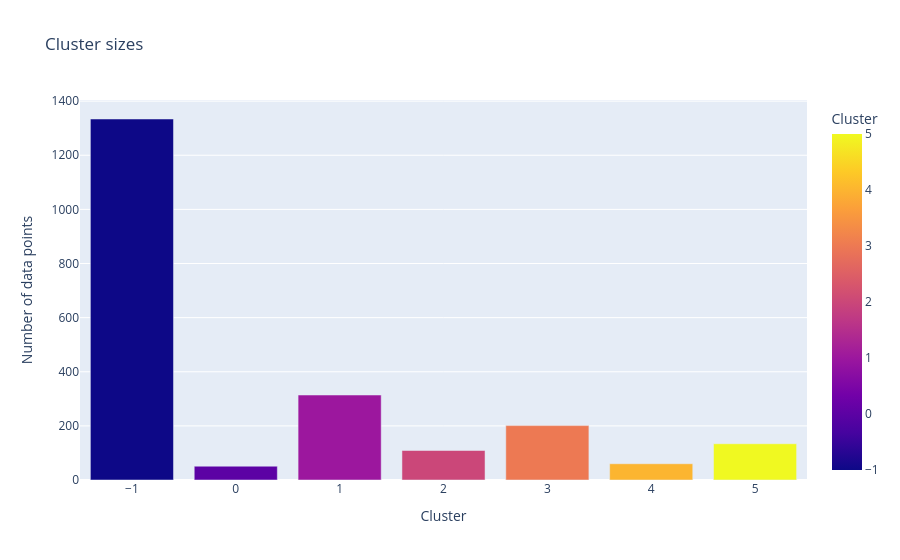

Here is the notebook cell this chart was saved with:
### Markdown cell above
<div class="alert alert-block alert-info">
After applying OPTICS, 5 clusters have been formed. The number of clusters strongly varies by changing the xi value. It can be clearly seen that the reachability plot shows valleys for which the clustering also assigned clusters. The clusters already seen in the scatterplot of the PCA have been identified by the algorithm. The clusters contain fewer points but seem better segmented according to the reachability plot. By changing the xi parameter to lower values, even more clusters can be identified. However, this was not done because lower xi parameters also lead to less well-segmented clusters.


<a id = analyze><h2>Analyzing the Clusters</h2></a>
The clustering with PCA led to better-segmented clusters. This is why we will use the principal component processed dataset. Now, we will take a look at the distribution of the clusters:
</div>

### Code cell
fig = px.bar(data_cleaned['Cluster'].value_counts().reset_index().sort_values('Cluster'), x='Cluster', y='count', title='Cluster sizes', labels={'Cluster': 'Cluster', 'count': 'Number of data points'}, color='Cluster')
fig.show()

### Figure 1 — Plotly figure (JSON) as saved in the notebook; plotly's stock layout.template omitted (floating-point values rounded to 4 significant figures)
{"data": [{"alignmentgroup": "True", "hovertemplate": "Cluster=%{marker.color}<br>Number of data points=%{y}<extra></extra>", "legendgroup": "", "marker": {"color": [-1, 0, 1, 2, 3, 4, 5], "coloraxis": "coloraxis", "pattern": {"shape": ""}}, "name": "", "offsetgroup": "", "orientation": "v", "showlegend": false, "textposition": "auto", "type": "bar", "x": [-1, 0, 1, 2, 3, 4, 5], "xaxis": "x", "y": [1334, 51, 314, 109, 201, 60, 134], "yaxis": "y"}], "layout": {"barmode": "relative", "coloraxis": {"colorbar": {"title": {"text": "Cluster"}}, "colorscale": [[0, "#0d0887"], [0.1111, "#46039f"], [0.2222, "#7201a8"], [0.3333, "#9c179e"], [0.4444, "#bd3786"], [0.5556, "#d8576b"], [0.6667, "#ed7953"], [0.7778, "#fb9f3a"], [0.8889, "#fdca26"], [1, "#f0f921"]]}, "legend": {"tracegroupgap": 0}, "title": {"text": "Cluster sizes"}, "xaxis": {"anchor": "y", "domain": [0, 1], "title": {"text": "Cluster"}}, "yaxis": {"anchor": "x", "domain": [0, 1], "title": {"text": "Number of data points"}}}}
